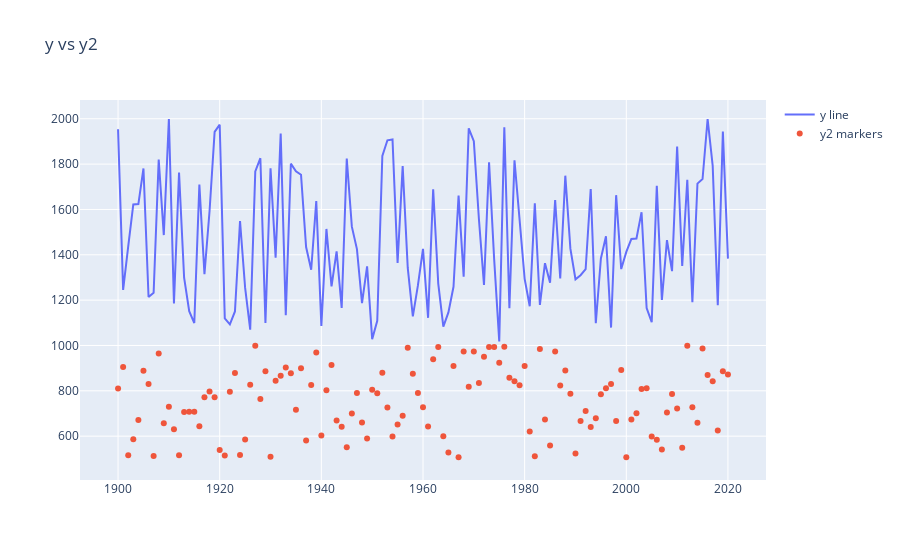

Write notebook code for a chart like this one.
### Code cell
fig.update_layout(title='y vs y2')
